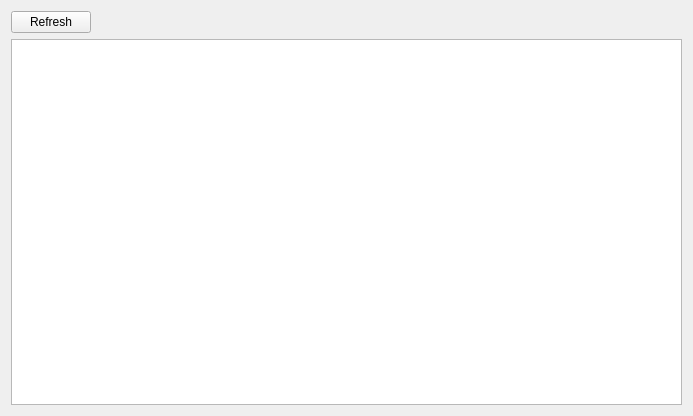
<?xml version="1.0" encoding="UTF-8"?>
<ui version="4.0">
 <class>InfoServiceForm</class>
 <widget class="QWidget" name="InfoServiceForm">
  <property name="geometry">
   <rect>
    <x>0</x>
    <y>0</y>
    <width>693</width>
    <height>416</height>
   </rect>
  </property>
  <property name="windowTitle">
   <string>Form</string>
  </property>
  <layout class="QGridLayout" name="gridLayout">
   <item row="0" column="0">
    <widget class="QPushButton" name="pushButton_refresh">
     <property name="text">
      <string>Refresh</string>
     </property>
    </widget>
   </item>
   <item row="0" column="1">
    <spacer name="horizontalSpacer">
     <property name="orientation">
      <enum>Qt::Horizontal</enum>
     </property>
     <property name="sizeHint" stdset="0">
      <size>
       <width>581</width>
       <height>20</height>
      </size>
     </property>
    </spacer>
   </item>
   <item row="1" column="0" colspan="2">
    <widget class="QTableWidget" name="tableWidget"/>
   </item>
  </layout>
 </widget>
 <resources/>
 <connections/>
</ui>
